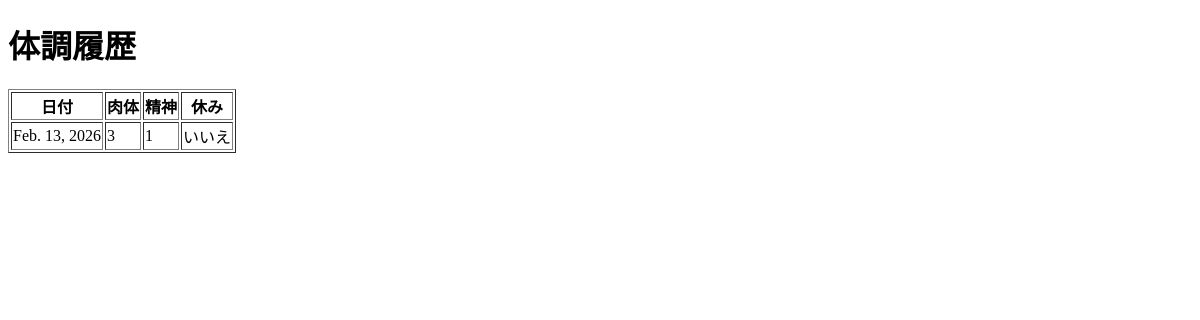
The app's page /conditions/history/ (signed in), older data.
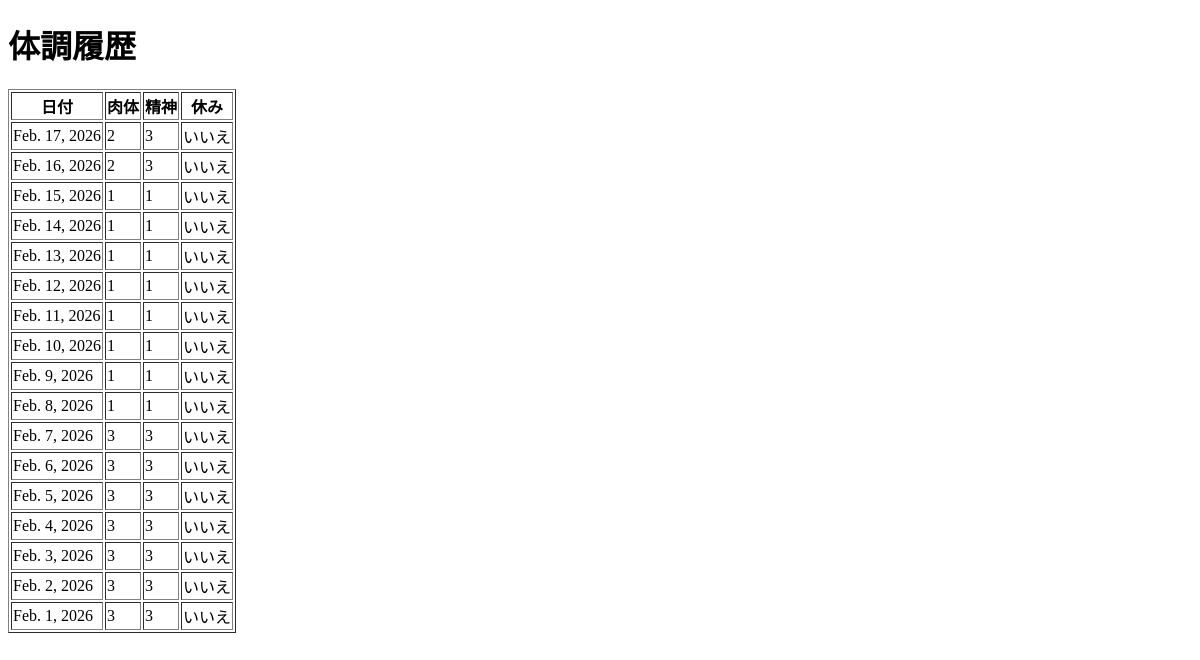
The same page, newer data.
### conditions/models.py (models this page shows)
class Condition(models.Model):
    user = models.ForeignKey(settings.AUTH_USER_MODEL, on_delete=models.CASCADE)
    date = models.DateField()
    physical = models.IntegerField(
        null=True,
        blank=True,
        validators=[MinValueValidator(1), MaxValueValidator(5)],
    )
    mental = models.IntegerField(
        null=True,
        blank=True,
        validators=[MinValueValidator(1), MaxValueValidator(5)],
    )
    created_at = models.DateTimeField(auto_now_add=True)
    is_absent = models.BooleanField(default=False)
    notes = models.TextField(null=True, blank=True)
    class Meta:
        constraints = [
            models.UniqueConstraint(fields=["user", "date"], name="uniq_condition_user_date")
        ]

### conditions/views.py (the view)
# urls.py: path("history/", views.history_view, name="history"),
@login_required
def history_view(request):
    conditions = (
        request.user.condition_set.order_by("-date", "-created_at")
    )
    return render(request, "conditions/history.html", {"conditions": conditions})

### conditions/templates/conditions/history.html (shortened to what this page needs)
<!DOCTYPE html>
<html lang="ja">
<head>
</head>
<body>
    <h1>体調履歴</h1>
    <table border="1">
        <thead>
            <tr>
                <th>日付</th>
                <th>肉体</th>
                <th>精神</th>
                <th>休み</th>
            </tr>
        </thead>
        <tbody>
            {% for condition in conditions %}
                <tr>
                    <td>{{ condition.date }}</td>
                    <td>{{ condition.physical|default:"-" }}</td>
                    <td>{{ condition.mental|default:"-" }}</td>
                    <td>{{ condition.is_absent|yesno:"はい,いいえ" }}</td>
                </tr>
            {% empty %}
                <tr>
                    <td colspan="4">データがありません。</td>
                </tr>
            {% endfor %}
        </tbody>
    </table>
</body>
</html>

Row changes from the older to the newer data that the page shows:
added Condition: date "Feb. 17, 2026", physical "2", mental "3", is_absent "いいえ"
added Condition: date "Feb. 16, 2026", physical "2", mental "3", is_absent "いいえ"
added Condition: date "Feb. 15, 2026", physical "1", mental "1", is_absent "いいえ"
added Condition: date "Feb. 14, 2026", physical "1", mental "1", is_absent "いいえ"
changed Condition "Feb. 13, 2026": physical "3" → "1"
added Condition: date "Feb. 12, 2026", physical "1", mental "1", is_absent "いいえ"
added Condition: date "Feb. 11, 2026", physical "1", mental "1", is_absent "いいえ"
added Condition: date "Feb. 10, 2026", physical "1", mental "1", is_absent "いいえ"
added Condition: date "Feb. 9, 2026", physical "1", mental "1", is_absent "いいえ"
added Condition: date "Feb. 8, 2026", physical "1", mental "1", is_absent "いいえ"
added Condition: date "Feb. 7, 2026", physical "3", mental "3", is_absent "いいえ"
added Condition: date "Feb. 6, 2026", physical "3", mental "3", is_absent "いいえ"
added Condition: date "Feb. 5, 2026", physical "3", mental "3", is_absent "いいえ"
added Condition: date "Feb. 4, 2026", physical "3", mental "3", is_absent "いいえ"
added Condition: date "Feb. 3, 2026", physical "3", mental "3", is_absent "いいえ"
added Condition: date "Feb. 2, 2026", physical "3", mental "3", is_absent "いいえ"
added Condition: date "Feb. 1, 2026", physical "3", mental "3", is_absent "いいえ"
